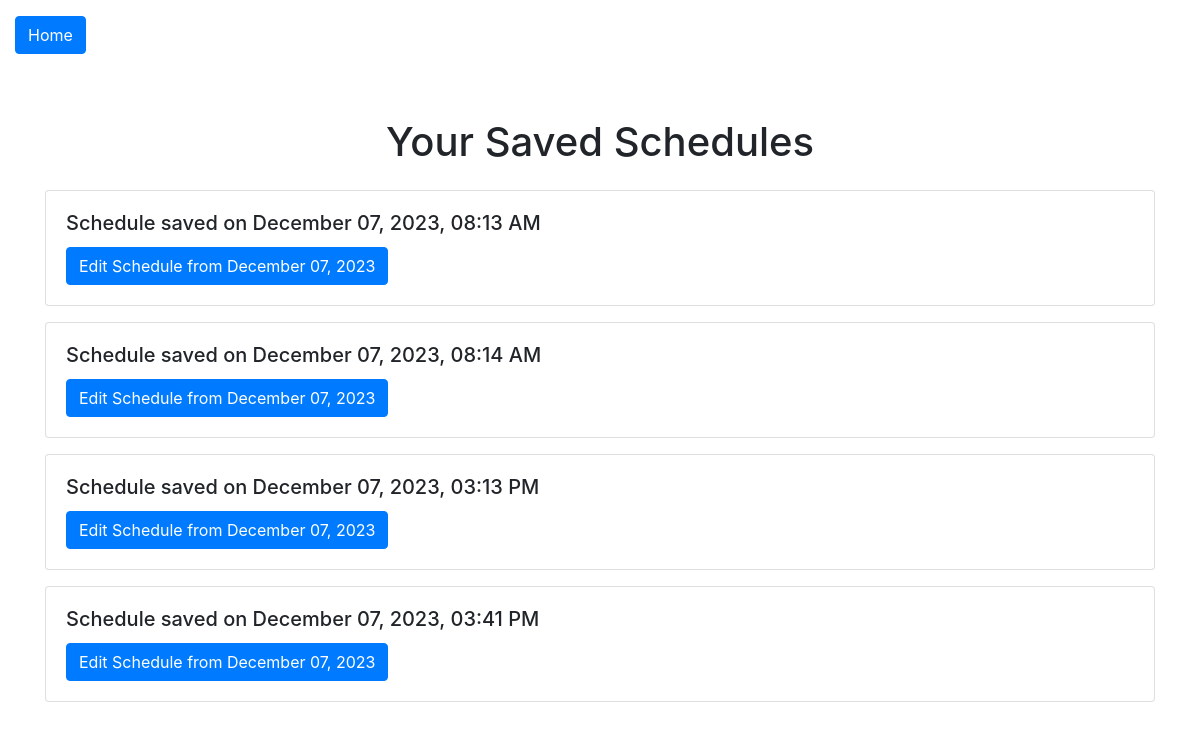
The app's page /saved_schedules/ (signed in), older data.
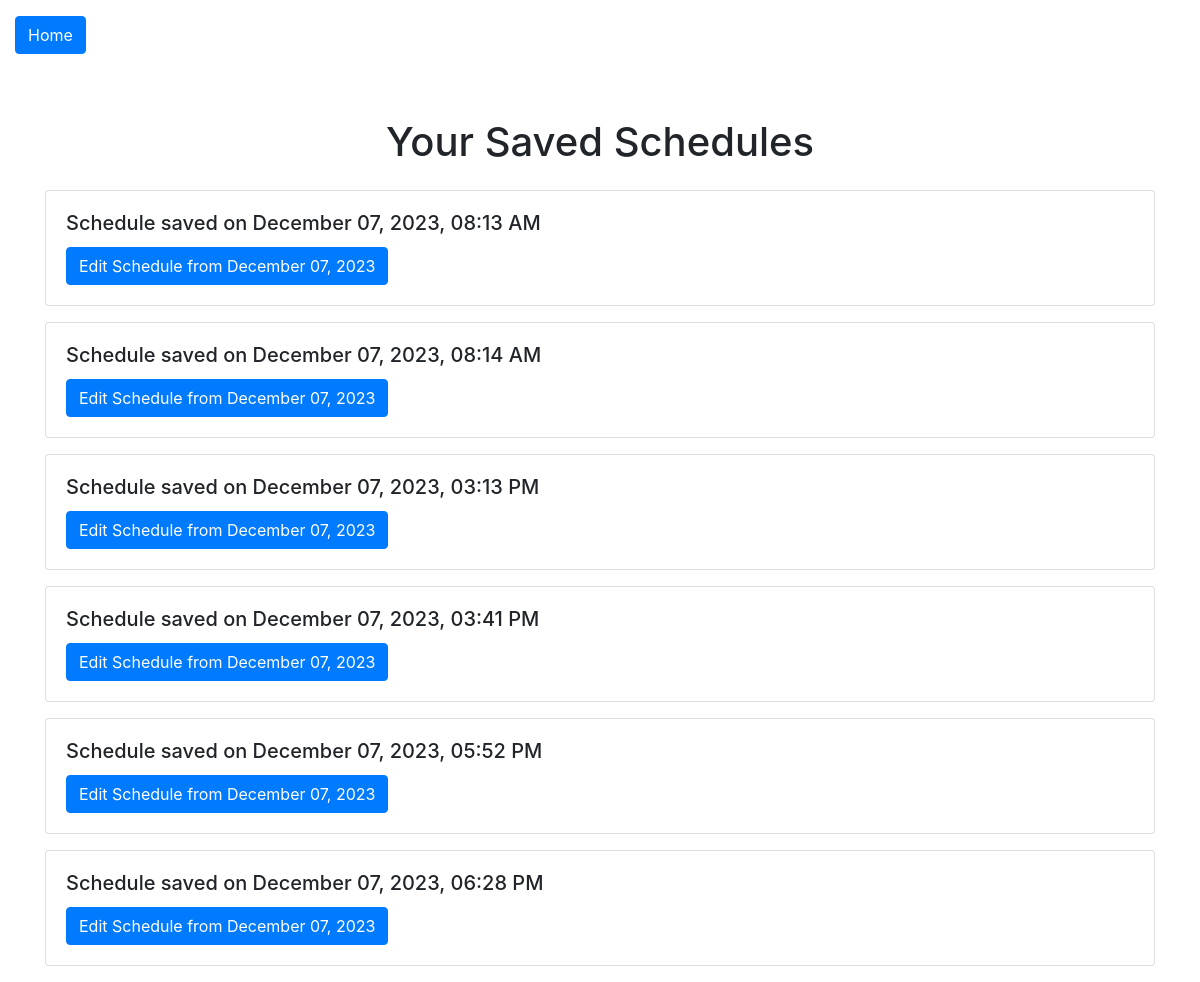
The same page, newer data.
### myapp/models.py (models this page shows, shortened)
class SavedSchedule(models.Model):
    user = models.ForeignKey(User, on_delete=models.CASCADE)
    schedule = models.JSONField() # Or any other appropriate field type
    created_at = models.DateTimeField(auto_now_add=True)

### myapp/views.py (the view, shortened to what this page needs)
# urls.py: path('saved_schedules/', views.saved_schedules_view, name='saved_schedules'),
@login_required
def saved_schedules_view(request):
    saved_schedules = SavedSchedule.objects.filter(user=request.user)
    return render(request, 'saved_schedules.html', {'saved_schedules': saved_schedules})

### myapp/templates/saved_schedules.html
{% extends 'base_generic.html' %}
{% block content %}
<div class="container-fluid">
    <div class="row">
        <div class="col text-left">
            <a href="{% url 'home' %}" class="btn btn-primary mt-3 mb-3">
                Home
            </a>
        </div>
    </div>
</div>
<div class="container mt-5">
    <h1 class="text-center mb-4">Your Saved Schedules</h1>
    {% for saved_schedule in saved_schedules %}
    <div class="card mb-3">
        <div class="card-body">
            <h5 class="card-title">Schedule saved on {{ saved_schedule.created_at|date:"F d, Y, h:i A" }}</h5>
            <a href="{% url 'edit_schedule_view' schedule_id=saved_schedule.id %}" class="btn btn-primary">
                Edit Schedule from {{ saved_schedule.created_at|date:"F d, Y" }}
            </a>
        </div>
    </div>
    {% empty %}
    <div class="alert alert-info">
        No saved schedules.
    </div>
    {% endfor %}
</div>
{% endblock %}

Row changes from the older to the newer data that the page shows:
added SavedSchedule: created_at "December 07, 2023, 05:52 PM", created_at "December 07, 2023"
added SavedSchedule: created_at "December 07, 2023, 06:28 PM", created_at "December 07, 2023"
